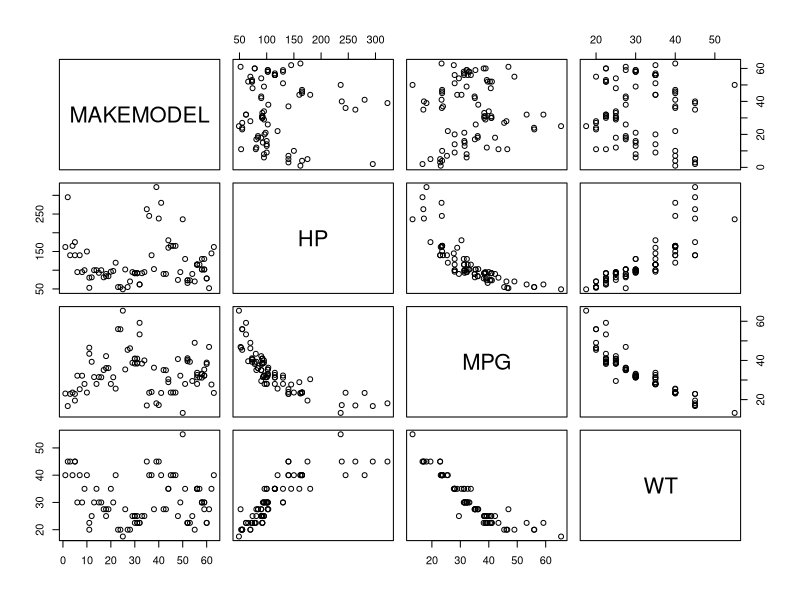
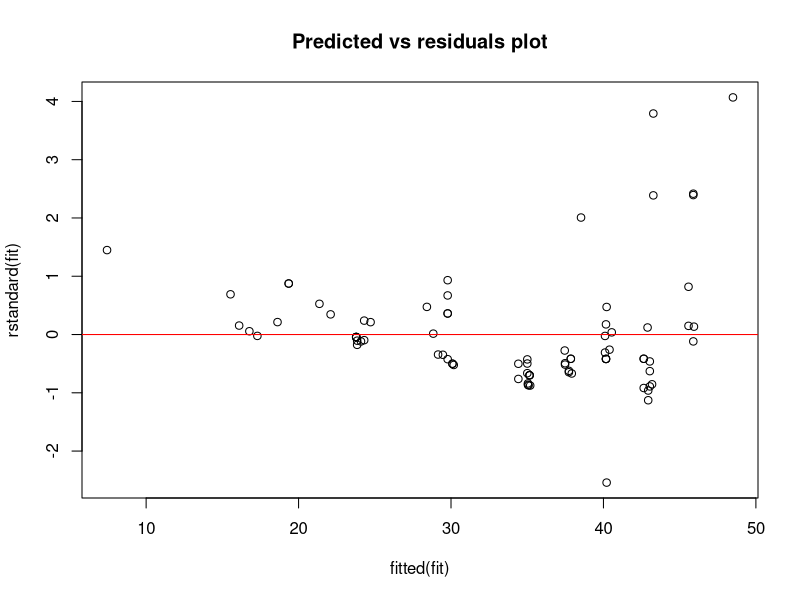
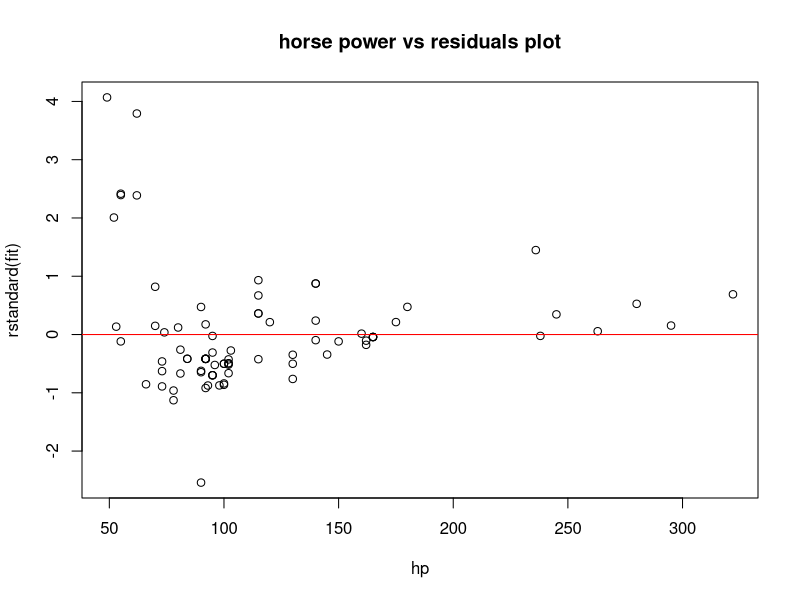
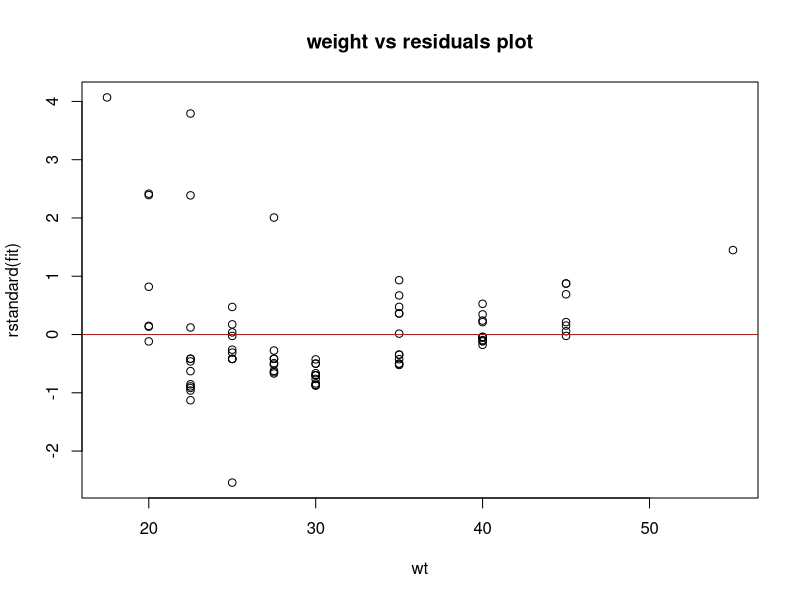
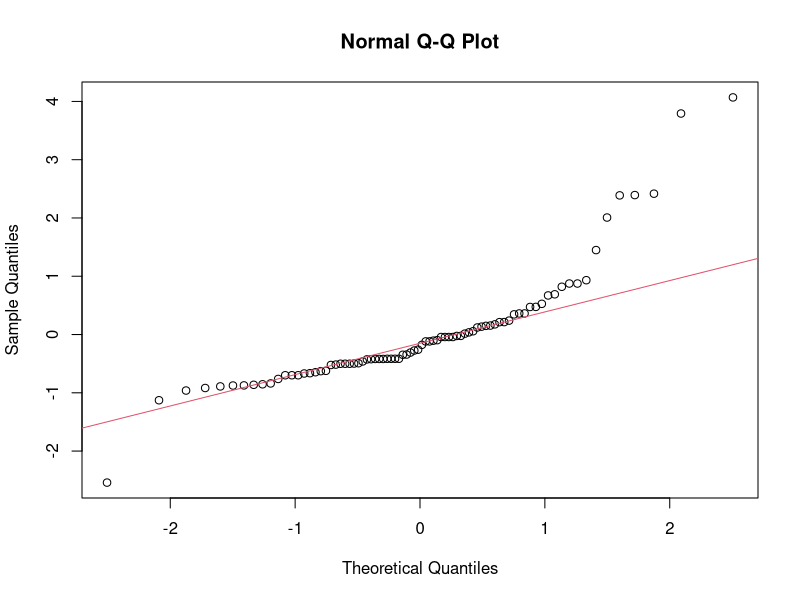
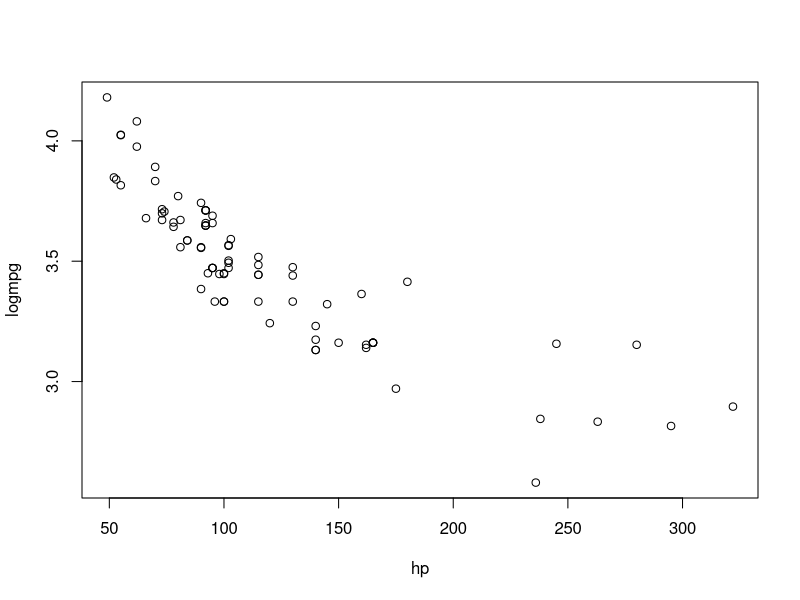
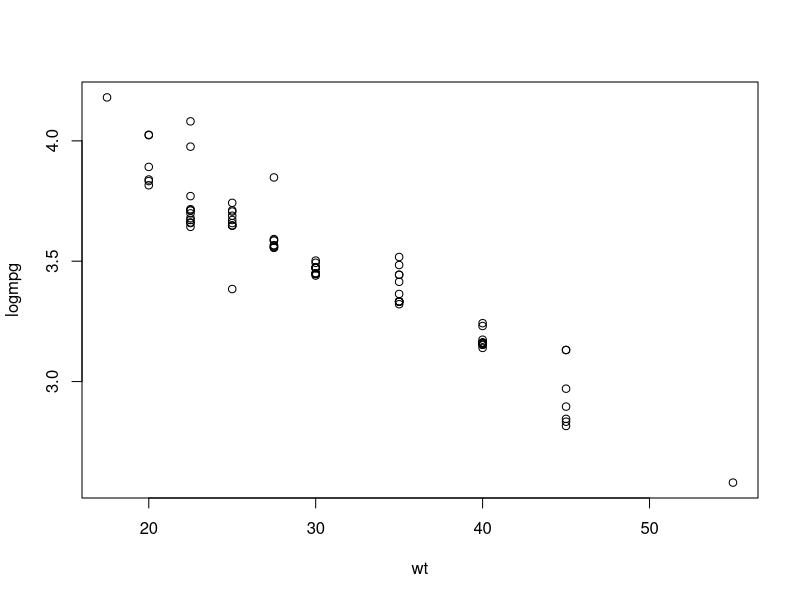
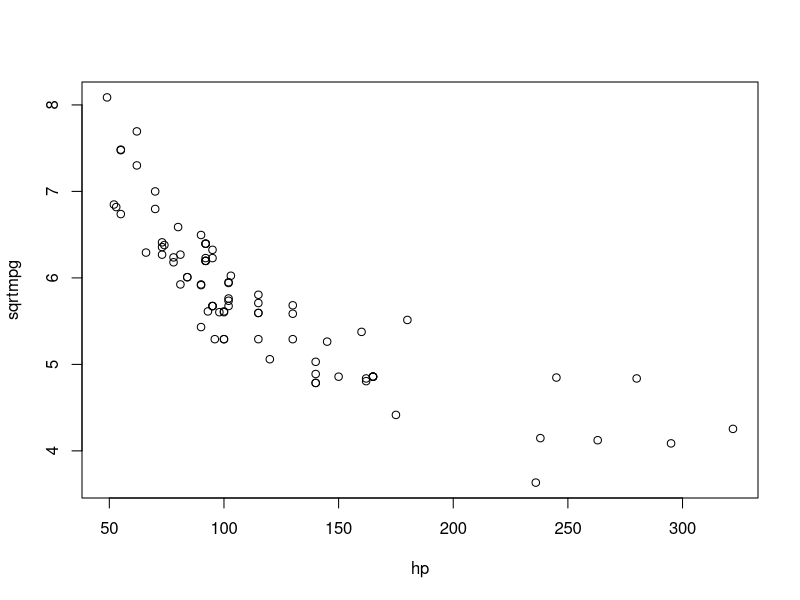

These figures' R source, in order:
setwd('C:/users/mg/Desktop/Data Analytics/HW/HW6')
getwd()

mydata = read.table("HW6_mileage.txt", header=T)

makemodel = mydata$MAKEMODEL
mpg = mydata$MPG
hp = mydata$HP
wt = mydata$WT

fit = lm(mpg~hp+wt)
summary(fit)
plot(mydata)

# a) residual analysis.
#     Plot residuals vs Predicted values:
plot( fitted(fit), rstandard(fit), main="Predicted vs residuals plot")
abline(a=0, b=0, col='red') # add zero line

#     Plot residuals vs each x-variable:
plot(hp, rstandard(fit), main="horse power vs residuals plot")
abline(a=0, b=0, col='red') # add zero line

plot(wt, rstandard(fit), main="weight vs residuals plot")
abline(a=0, b=0, col='red') # add zero line

#     Draw normal probability plot of residuals:
qqnorm(rstandard(fit))
qqline(rstandard(fit), col=2)
#     Normality Test(Shapiro-Wilk Normality Test)
shapiro.test(rstandard(fit)) #If p-value>0.05, we say it follows normal distribution at 95% confidence level

# b) Apply a transformation to the Y variable.
logmpg = log(mpg)
fit2 = lm(logmpg~hp+wt)
plot(hp, logmpg)
plot(wt, logmpg)
summary(fit2)

sqrtmpg = sqrt(mpg)
fit3 = lm(sqrtmpg~hp+wt)
plot(hp, sqrtmpg)
plot(wt, sqrtmpg)
summary(fit3)

invmpg = 1/mpg
fit4 = lm(invmpg~hp+wt)
plot(hp, invmpg)
plot(wt, invmpg)
summary(fit4)

cor(cbind(mpg,logmpg,sqrtmpg,invmpg,hp,wt))

# c) residual analysis on logmpg.

#     Plot residuals vs Predicted values:
plot( fitted(fit2), rstandard(fit2), main="Predicted vs residuals plot")
abline(a=0, b=0, col='red') # add zero line

#     Plot residuals vs each x-variable:
plot(hp, rstandard(fit2), main="horse power vs residuals plot")
abline(a=0, b=0, col='red') # add zero line

plot(wt, rstandard(fit2), main="weight vs residuals plot")
abline(a=0, b=0, col='red') # add zero line

#     Draw normal probability plot of residuals:
qqnorm(rstandard(fit2))
qqline(rstandard(fit2), col=2)
#     Normality Test(Shapiro-Wilk Normality Test)
shapiro.test(rstandard(fit2)) #If p-value>0.05, we say it follows normal distribution at 95% confidence level

# d) Interpret te estimated values of the regression parameters
summary(fit2)

# e) Use the step() function.
base = lm(logmpg~hp, data=mydata)
full = lm(logmpg~hp+wt, data=mydata)
fit5 = step(base, scope=list(upper=full, lower=~1), direction="both", trace=T)
summary(fit5)
